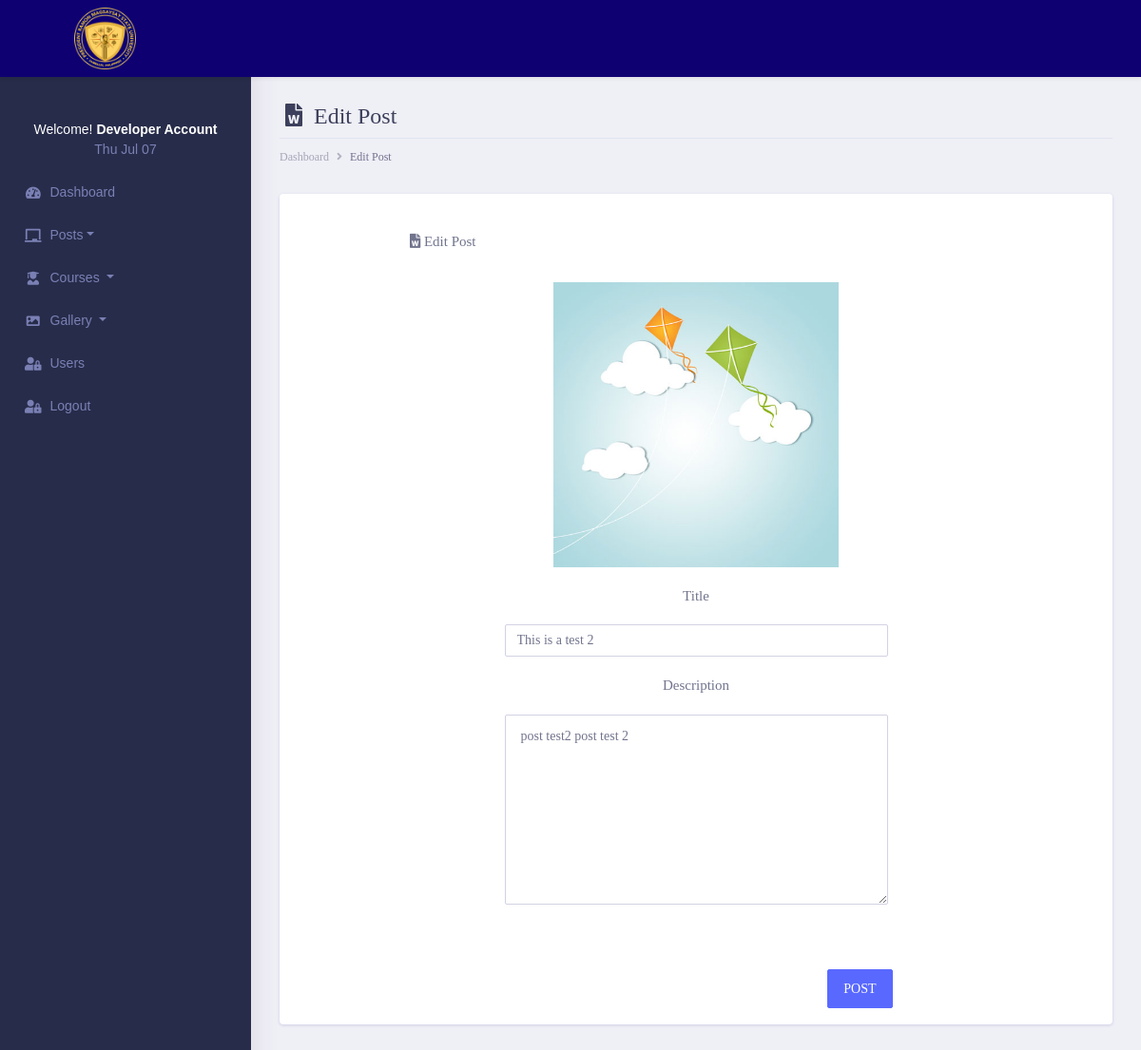
Screenshot of /admin/routes/edit.post.php?post=2&post-title=This is a test 2 (signed in) with the database file from the repository.
### tables this page shows
CREATE TABLE `announcement_posts` (
  `post_id` int(11) NOT NULL,
  `post_title` varchar(255) NOT NULL,
  `post_description` text NOT NULL,
  `post_image` varchar(255) NOT NULL,
  `post_date` datetime NOT NULL DEFAULT current_timestamp()
);

### admin/init/model/engine.model.php (called while the page is built, shortened)
<?php
    class engine_model{
		public $host = db_host;
		public $user = db_user;
		public $pass = db_pass;
		public $dbname = db_name;
		public $conn;
        private function connect(){
			$this->conn = new mysqli($this->host, $this->user, $this->pass, $this->dbname);
		}
		public function user_account($user_id){
			$stmt = $this->conn->prepare("SELECT * FROM `tb_admin` WHERE `user_id` = ?") or die($this->conn->error);
		    $stmt->bind_param("i", $user_id);
			if($stmt->execute()){
				$result = $stmt->get_result();
				$fetch = $result->fetch_array();
				return array(
					'complete_name'=> $fetch['complete_name']
				);
			}
		}
    }
?>

### admin/routes/edit.post.php (the view, shortened to what this page needs)
<?php include('_header/header.php');?>
        <?php include('_sidebar/sidebar.php');?>
<div class="dashboard-wrapper">
            <div class="container-fluid  dashboard-content">
                <div class="row">
                    <div class="col-xl-12 col-lg-12 col-md-12 col-sm-12 col-12" style="margin-top:77px;">
                        <div class="page-header">
                             <h2 class="pageheader-title"><i class="fa fa-fw fa-file-word"></i> Edit Post </h2>
                            <div class="page-breadcrumb">
                                <nav aria-label="breadcrumb">
                                    <ol class="breadcrumb">
                                        <li class="breadcrumb-item"><a href="#" class="breadcrumb-link">Dashboard</a></li>
                                        <li class="breadcrumb-item active" aria-current="page">Edit Post</li>
                                    </ol>
                                </nav>
                            </div>
                        </div>
                    </div>
                </div>
                  <?php
                    include '../init/model/config/conn.auth.php';
                    $GET_postId = intval($_GET['post']);
                    $posttitle = $_GET['post-title'];
                    $sql = "SELECT * FROM `announcement_posts` WHERE `post_id`= ? AND post_title = ?";
                    $stmt = $conn->prepare($sql);
                    $stmt->bind_param("is", $GET_postId, $posttitle);
                    $stmt->execute();
                    $result = $stmt->get_result();
                    while ($row = $result->fetch_assoc()) {
                   ?>
                    <div class="row">
                        <div class="col-xl-12 col-lg-12 col-md-12 col-sm-12 col-12">
                                    <div class="card influencer-profile-data">
                                        <div class="card-body">
                                            <form id="validationform" name="docu_form" data-parsley-validate="" novalidate="" enctype="multipart/form-data" >
                                                <div class="form-group row">
                                                    <label class="col-12 col-sm-3 col-form-label text-sm-right"><i class="fa fa-file-word"></i> Edit Post</label>
                                                </div>
                                                <div class="form-group row justify-content-center">
                                                        <img src="../<?= $row['post_image']; ?>" style="width: 300px; height: auto">
                                                </div>
                                                <center><label class="col-12 col-sm-3 col-form-label  ">Title</label></center>
                                                <div class="form-group row justify-content-center">
                                                    <div class="col-12 col-sm-8 col-lg-6">
                                                        <input data-parsley-type="alphanum" value="<?= $row['post_title']; ?>" alt="post_title" type="text" required="" placeholder="" class="form-control">
                                                    </div>
                                                </div>
                                                <center><label class="col-12 col-sm-3 col-form-label ">Description</label></center>
                                                <div class="form-group row justify-content-center">
                                                    <div class="col-12 col-sm-8 col-lg-6">
                                                        <textarea data-parsley-type="alphanum" value="" alt="post_description" type="text" required="" placeholder="" class="form-control" style="height: 200px;"><?= $row['post_description']; ?></textarea>
                                                    </div>
                                                </div>
                                                <div class="form-group row justify-content-center">
                                                </div>
                                                </div>
                                                <div class="form-group row text-right">
                                                    <div class="col col-sm-10 col-lg-9 offset-sm-1 offset-lg-0">
                                                        <button type="button" class="btn btn-space btn-primary" id="btn-docu">POST</button>
                                                    </div>
                                                </div>
                                        </div>
                                    </div>
                                  <?php }  ?>
                            </div>
                        </div>
                    </div>
</body>
</html>

### admin/routes/_sidebar/sidebar.php (shortened to what this page needs)
<div class="nav-left-sidebar sidebar-dark" style="background-color: rgb(39, 44, 74); padding-top: 40px; font-family:'Lucida Sans', 'Lucida Sans Regular', 'Lucida Grande', 'Lucida Sans Unicode', Geneva, Verdana, sans-serif">
    <div class="menu-list">
        <nav class="navbar navbar-expand-lg navbar-light">
            <div class="collapse navbar-collapse" id="navbarNav">
                <ul class="navbar-nav flex-column">
                    <li class="nav-item ">
                    <a class="nav-link" href="#" >
                    <?php
                    $user_id = $_SESSION['user_id'];
                    $conn = new engine_model();
                    $user = $conn->user_account($user_id);
                    echo '<center><p class = "text-warning" style="color:white !important">Welcome!&nbsp;<b><span id="lastName">'.ucfirst($user['complete_name']).'</span></b><br></p>';
                    echo date("D M d");
                    echo '</center>';
                    ?>
                    </a>
                    </li>
                    <li class="nav-item ">
                        <a class="nav-link" href="index.php" ><i class="fa fa-fw fa-tachometer-alt"></i>Dashboard <span class="badge badge-success">6</span></a>
                    </li>
                    <li class="nav-item has-submenu">
                        <a class="nav-link dropdown-toggle" href="#"><i class="fa fa-fw fa-chalkboard">
                        </i>Posts</a>
                    </li>
                    <li class="nav-item ">
                        <a class="nav-link dropdown-toggle" href="#"><i class="fa fa-fw fa-user-graduate"></i>Courses  </a>
                    </li>
                    <li class="nav-item ">
                        <a class="nav-link dropdown-toggle" href="#"><i class="fa fa-fw fa-image"></i>Gallery  </a>
                    </li>
                    <li class="nav-item ">
                        <a class="nav-link" href="users.view.php"><i class="fa fa-fw fa-user-lock"></i>Users <span class="badge badge-success">6</span></a>
                    </li>
                    <li class="nav-item ">
                        <a class="nav-link" href="logout.php"><i class="fa fa-fw fa-user-lock"></i>Logout <span class="badge badge-success">6</span></a>
                    </li>
                </ul>
            </div>
        </nav>
    </div>
</div>

### rows the page displays
announcement_posts: post_image (picture), post_title "This is a test 2", post_description "post test2 post test 2"

### other values shown
$user['complete_name'] "Developer Account"
